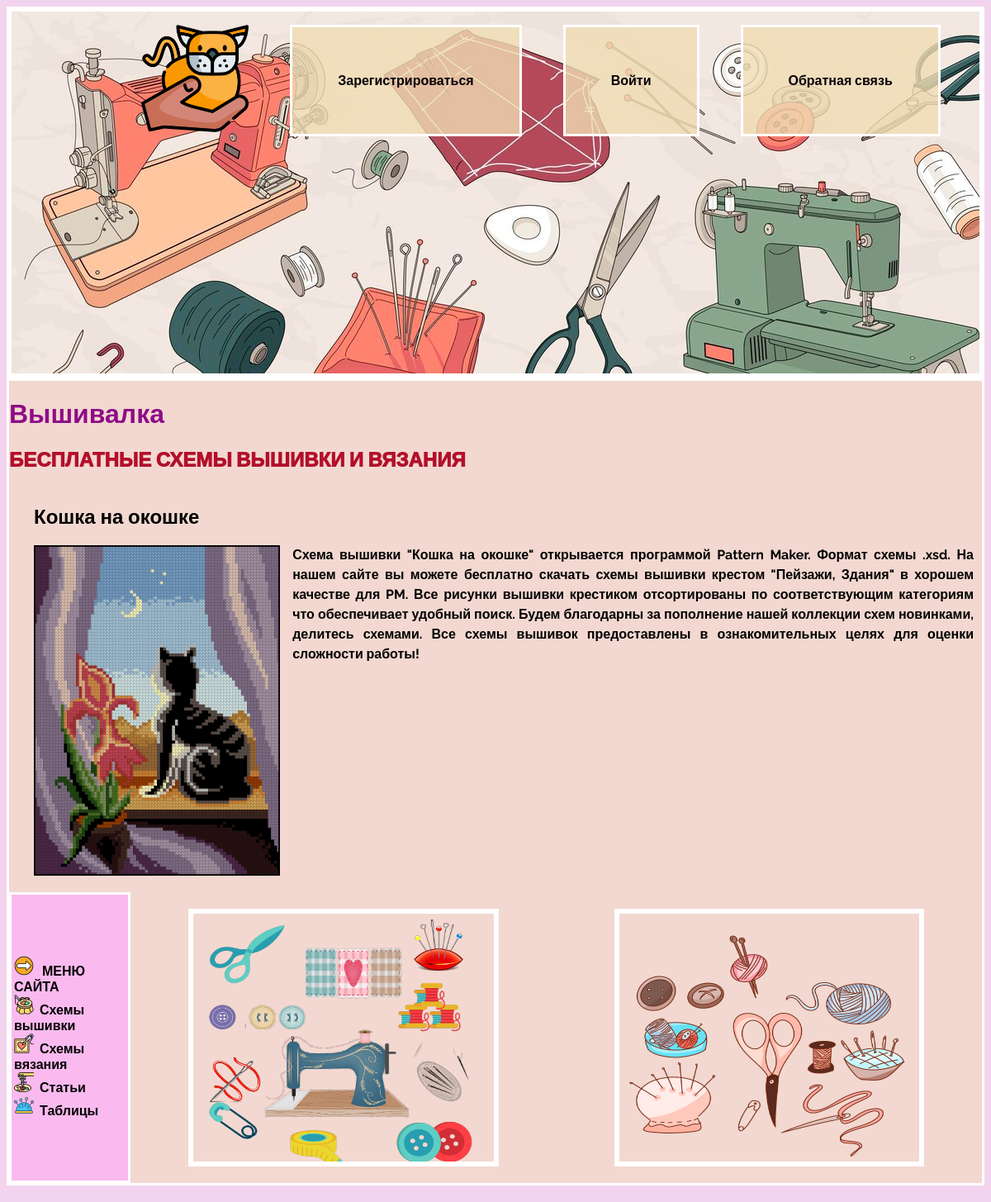
/project/1/, run on the app's committed database.
### main_project/models.py (models this page shows, shortened)
class Product(models.Model):
    name = models.CharField(max_length=256, verbose_name='Название')
    image = models.ImageField(upload_to='products_images/', blank=True, verbose_name='Изображение')
    description = models.TextField(blank=True, verbose_name='Описание')
    category = models.ForeignKey(ProductCategory, on_delete=models.CASCADE,
                                 verbose_name='Категория')  # привязать категорию к продукту
    class Meta:
        verbose_name = "Схемы вышивки"
        verbose_name_plural = "Схемы вышивки"

### main_project/views.py (the view)
# urls.py: path('project/<str:pk>/', views.project, name='project'),
def project(request, pk):
    project_obj = Product.objects.get(id=pk)
    return render(request, 'main_project/single_project.html', {'project': project_obj})

### main_project/templates/main_project/single_project.html (shortened to what this page needs)
{% extends 'main_project/base.html' %}
{% load static %}
{% block content %}
        <div class="singleproj">
          <h2 class="singlname">{{ project.name }}</h2>
        </div>
        <div class="singleproj">
          <img class="singleProject__preview" src="{{ project.image.url }}" alt="portfolio thumbnail" />
          <div class="textbetw">
            {{ project.description }}
          </div>
            </div>
{% endblock %}

### main_project/static/css/style11.css (style rules this page uses)
body { background: rgb(243, 212, 238); font-family: 'Raleway', sans-serif; }
.singleproj { display: flex; }
.textbetw { color: #000000; font-weight: bold; text-align: justify; margin-left: 15px; margin-right: 10px; line-height: 1.5; }
.singlname { margin-left: 30px; font-weight: 1500; color: #000000; }
.singleProject__preview { width: 400px; height: 400px; margin-left: 30px; margin-bottom: 20px; }

### data on the page
Product: name "Кошка на окошке", image (picture), description "Схема вышивки \"Кошка на окошке\" открывается программой Pattern Maker. Формат схемы .xsd. На нашем сайте вы можете бесплатно скачать схемы вышивки крестом \"Пейзажи, Здания\" в хорошем качестве для PM. Все рисунки вышивки крестиком отсортированы по соответствующим категориям что обеспечивает удобный поиск. Будем благодарны за пополнение нашей коллекции схем новинками, делитесь схемами. Все схемы вышивок предоставлены в ознакомительных целях для оценки сложности работы!"
